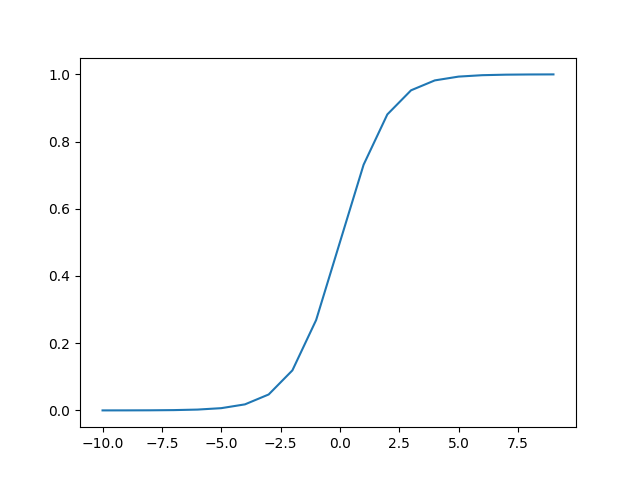

Here is the Python script that generated this plot:
import math
import numpy as np
from matplotlib import pyplot as plt

def perceptron( weights, inputs, bias ):
    return 0 if np.sum( [w*x for w,x in zip(weights, inputs)] ) + bias <= 0 else 1

# regular exponential function, tiny with negative numbers, huge as z grows
# range = {0, inf}
def exp( z ):
    return math.exp( z )

# flipped exponential, huge with negative numbers, tiny as z grows
# range = {-inf, 0}
def neg_exp( z ):
    return exp( -z )

# this is equal to above
# to remove a negative exponent, x^-z = 1/x^z
# range = {-inf, 0}
def inverse_exp( z ):
    return 1 / exp( z )

# this just moves the entire graph up by 1
# makes sure the output is always > 0
# range = {1, inf}
def bumped_exp( z ):
    return 1 + exp( z )

# if z is big, denominator is big. makes fraction tiny(1/10000) aka close to 0
# if z is tiny, denominator is close to 1, makes fraction close to 1 / 1
# range = {1, 0}
def bumped_inverse_exp( z ):
    return 1 / ( 1 + exp( z ) )

# looking above, we have a function that goes from 1 to 0 as the input grows
# we want to flip so it goes from 0 to 1, so we use negative exponent
# range = {0, 1}
def sigmoid( z ):
    return 1 / ( 1 + math.exp( -z ))

top = 10
bottom = -10

functions = [exp, neg_exp, inverse_exp, bumped_exp, bumped_inverse_exp, sigmoid]
names = ['exp', 'neg_exp', 'inverse_exp', 'bumped_exp', 'bumped_inverse_exp', 'sigmoid']

for func, name in zip(functions, names):
    data = [ func(z) for z in range( bottom, top )]
    plt.plot(range( bottom, top ), data)
    plt.savefig(name+'.png')
    plt.clf()
